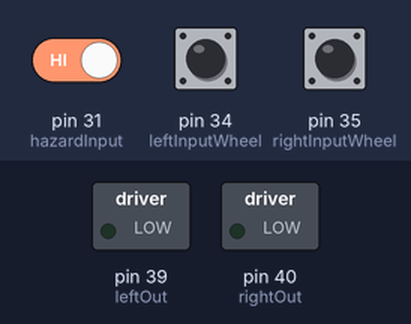
This sketch was run on a simulated Arduino Mega 2560, built with avr-gcc and run on an emulated ATmega2560. Parts: switched loads named in the sketch (green lamp = pin HIGH). Dashed ring = blinking. The inputs (shaded band) are chosen by the test bench; at power-on: pin 31 (hazardInput) HIGH, pin 35 (rightInputWheel) HIGH, pin 34 (leftInputWheel) HIGH.

Above: at 0.75 s.
1.3 s: pin 31 (hazardInput) driven LOW
At 1.65 s:
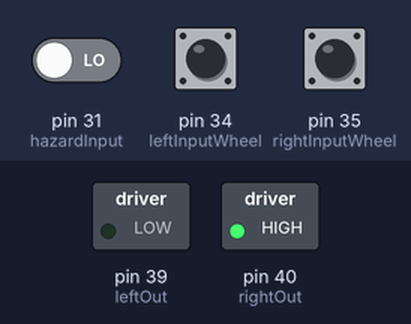
4.3 s: pin 35 (rightInputWheel) pulled LOW for 1 s
At 4.65 s:
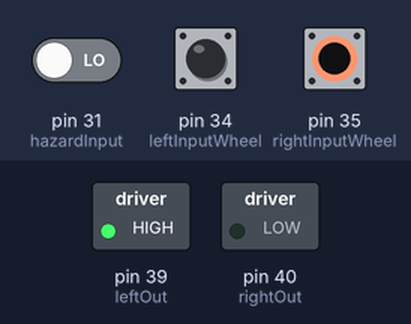
7.3 s: pin 35 (rightInputWheel) pulled LOW for 3.2 s
At 7.65 s:
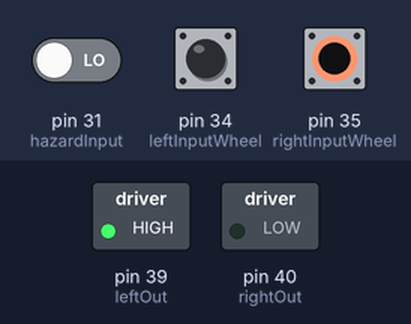
12.0 s: pin 31 (hazardInput) driven HIGH
At 12.45 s:
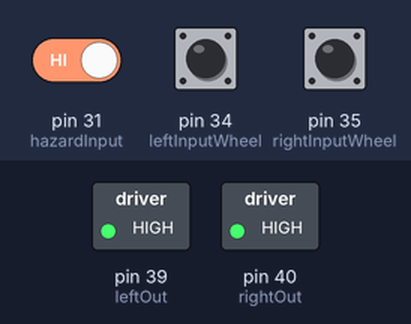
Timing chart, 0 to 16.0 s (numbered marks = the images above; inputs shaded):
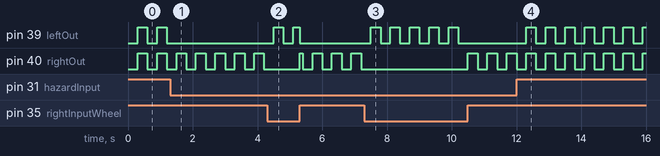

The sketch:

AccessoryBoard.ino
```cpp
// Authors:
// Omar Hayat, Kian Bazarjani
//
// Hello Omar
// DESCRIPTION:
//    Accessory component functionality for prototype vehicle to be used in Shell Eco-Marathon Competition

// constants won't change. They're used here to
// set pin numbers:
//const int leftInput = PUSH1;
//const int rightInput = PUSH2;

const int leftInputWheel = 34;  //34 p4.3 on board //
const int rightInputWheel = 35; // 35; // p1.2 on board //

const int hazardInput = 31; //31 ; p8.2 on board // PUSH2; //
const int leftOut =   39; // p2.4 on board //  GREEN_LED; //
const int rightOut =   40; // p2.5 on board // RED_LED; //

// variables to read high/low input
//int leftState = 0;
//int rightState = 0;

int leftStateWheel = 0;
int rightStateWheel = 0;
int ledState;
int active = 0;
int hazardState = 0;

unsigned long previousMillis = 0;
unsigned long currentMillis;
const long interval = 300;
void Blink(int pin){
  if(millis() - previousMillis >= interval){
    previousMillis = millis();
    if (ledState == LOW){
        ledState = HIGH;
    }
    else {
      ledState = LOW;
    }
  }
  digitalWrite(pin,ledState);
}
void setup() {

  // pin outputs
  pinMode(leftOut,OUTPUT);
  pinMode(rightOut,OUTPUT);

  // pin inputs
  //pinMode(leftInput,INPUT_PULLUP);
  //pinMode(rightInput, INPUT_PULLUP);

  pinMode(leftInputWheel, INPUT);
  pinMode(rightInputWheel, INPUT);


  pinMode(hazardInput, INPUT);
 // Serial.begin(9600);
}

void loop(){

  //leftState  = digitalRead(leftInput);
  //rightState = digitalRead(rightInput);

  leftStateWheel = LOW; //digitalRead(leftInputWheel);
  rightStateWheel = LOW; //digitalRead(leftInputWheel);
  hazardState = LOW; //digitalRead(hazardInput);

  if (digitalRead(leftInputWheel)== LOW && digitalRead(rightInputWheel)== LOW && digitalRead(hazardInput)== LOW) //blinker not active
    ledState = LOW;

  if (digitalRead(hazardInput) == HIGH){
    hazardState = HIGH;
   // Serial.println("Left");
  }
  else if (digitalRead(rightInputWheel) == HIGH){
    rightStateWheel = HIGH;
   // Serial.println("Right");
  }
  else if (digitalRead(leftInputWheel) == HIGH){
    leftStateWheel = HIGH;
   // Serial.println("Hazard");
  }
// Hazard Lights - only pull low if both leftState and rightState are low as well
  if (hazardState == HIGH){
    // blink logic
    Blink(rightOut);
    Blink(leftOut);
   // Serial.println("Haz blink");
    //return;
  } else {
    if (leftStateWheel == HIGH){ //Turn left signal on
    // blink logic
    Blink(leftOut);
    //Serial.println("Left blink");
    //return;
  } else { //Turn left signal off
    digitalWrite(leftOut, LOW);
  }
      if (rightStateWheel == HIGH){ //Turn right signal on
      // blink logic
      Blink(rightOut);
      //Serial.println("Right blink");
    } else { //Turn right signal off
      digitalWrite(rightOut, LOW);
    }
  }
}
```

Measured:
- after the input at 1.3 s, pin 39 (leftOut): stops changing and stays LOW
- after the input at 4.3 s, pin 39 (leftOut): LOW → HIGH after 0.20 s, → LOW 0.30 s later, → HIGH 0.30 s later, → LOW 0.20 s later
- after the input at 7.3 s, pin 39 (leftOut): alternates HIGH for 0.30 s and LOW for 0.30 s, 10 changes in all, then stays LOW, starting after 0.20 s
- after the input at 12.0 s, pin 39 (leftOut): alternates HIGH for 0.30 s and LOW for 0.30 s, starting after 0.30 s
- by itself, pin 39 (leftOut): alternates HIGH for 0.30 s and LOW for 0.30 s
